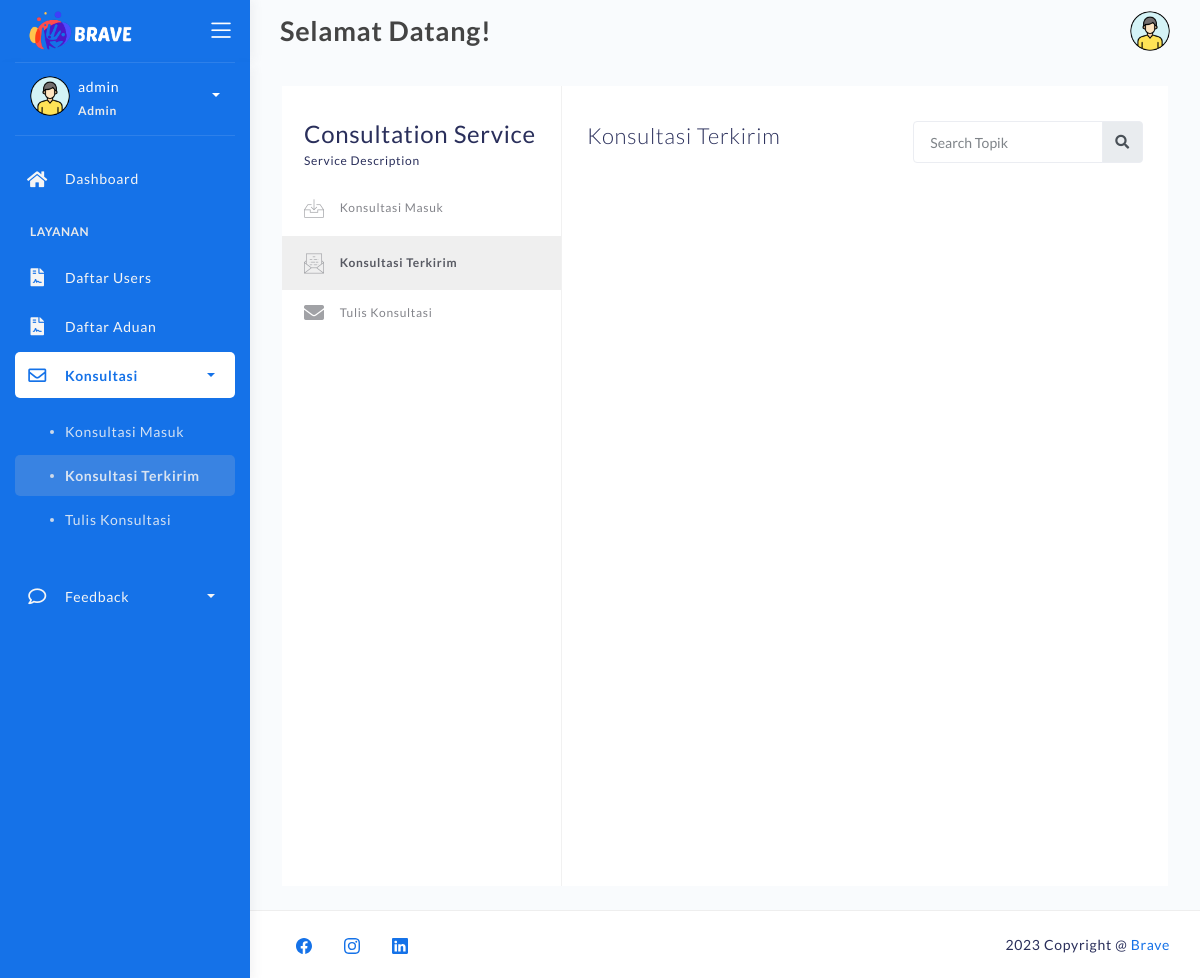
The page /konsultasi-sent-admin.php (signed in) on the database as committed earlier.
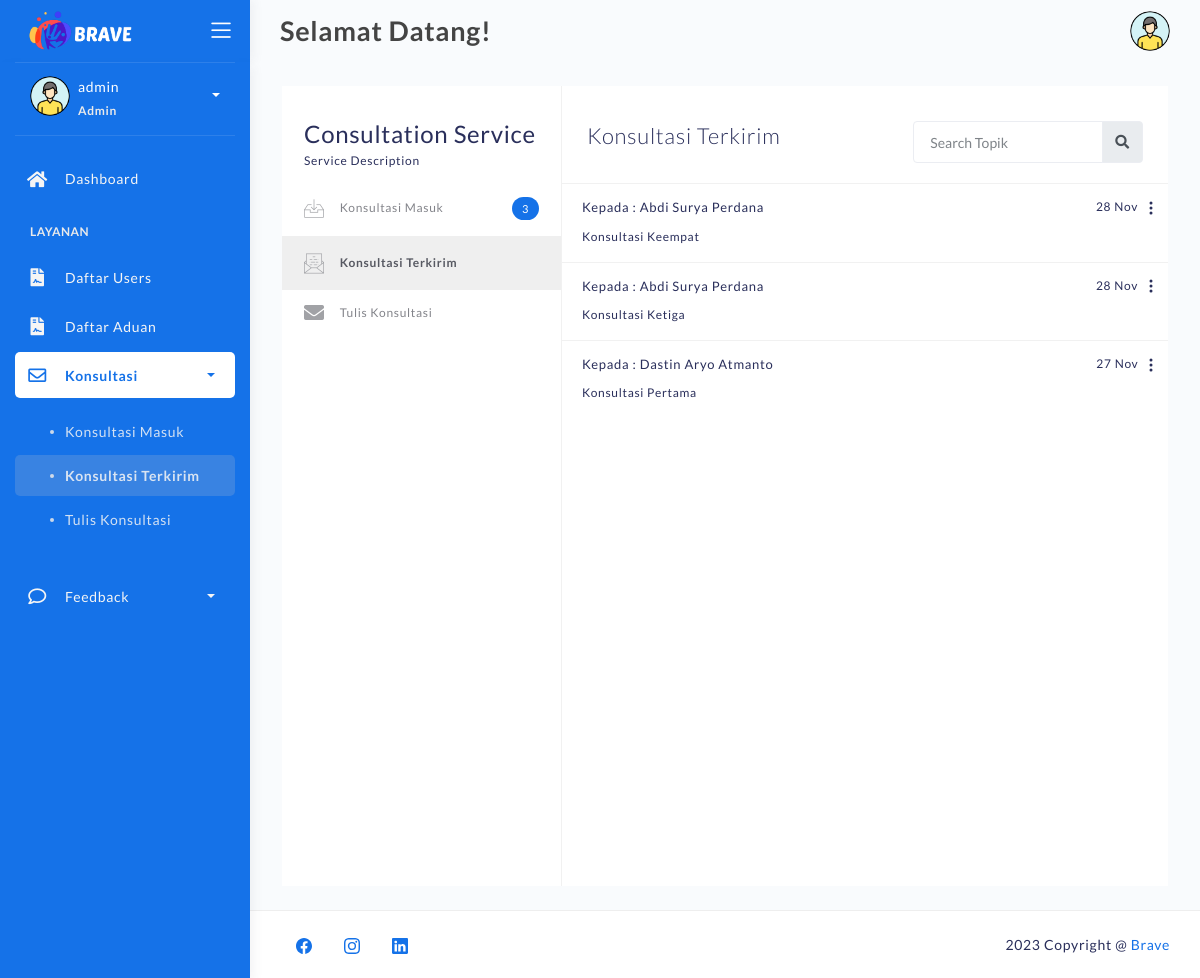
The same page on the database as committed later.
### tables this page shows
CREATE TABLE `konsultasi` (
  `id_konsul` varchar(50) NOT NULL,
  `pengirim` varchar(25) NOT NULL,
  `penerima` varchar(25) NOT NULL,
  `judul` varchar(255) NOT NULL,
  `pesan` text NOT NULL,
  `tgl_konsultasi` datetime NOT NULL,
  `is_read` varchar(10) NOT NULL
);

CREATE TABLE `users` (
  `nim` varchar(25) NOT NULL,
  `nama` varchar(255) NOT NULL,
  `fakultas` varchar(255) NOT NULL,
  `prodi` varchar(255) NOT NULL,
  `angkatan` varchar(255) NOT NULL
);

### konsultasi-sent-admin.php (the view, shortened to what the changed rows need)
<?php
	require 'backend/connection.php';
    if (!isset($_SESSION['username'])) {
        header("Location: login.php");
    }else if($_SESSION['hak']!='admin'){
		header("Location: backend/action-logout.php");
	}else{
		$login_id = $_SESSION['user_id'];
	}
?>
<!DOCTYPE html>
<html lang="en">
<head>
	<link rel="stylesheet" href="assets/css/bootstrap.min.css">
	<link rel="stylesheet" href="assets/css/atlantis.css">
	<link rel="stylesheet" href="assets/css/demo.css">
</head>
<body>
	<div class="wrapper fullheight-side">
		<div class="main-panel full-height">
			<div class="container container-full">
				<div class="page-inner">
					<div class="page-with-aside mail-wrapper bg-white">
					<div class="page-aside">
							<div class="aside-nav collapse" id="email-nav">
								<ul class="nav">
									<li>
										<a href="konsultasi-inbox-admin.php">
											<i class="flaticon-inbox"></i> Konsultasi Masuk
											<?php
												$sql_counter_konsul = "SELECT * FROM konsultasi WHERE NOT pengirim='$login_id' AND is_read='unread'";
												$result_counter_konsul = mysqli_query($koneksi, $sql_counter_konsul);
												if (mysqli_num_rows($result_counter_konsul) > 0) {
													$i=0;
													while ($row = mysqli_fetch_assoc($result_counter_konsul)) {
														$i++;
														}
													echo '
														<span class="badge badge-primary float-right">' . $i . '</span>
													';
												}
											?>
										</a>
									</li>
								</ul>
							</div>
						</div>
						<div class="page-content mail-content">
							<div class="inbox-body" style="padding-top:0;">
								<div class="email-list">
								<?php
									$sql = "SELECT * FROM konsultasi WHERE pengirim='$login_id' ORDER BY tgl_konsultasi DESC";
									$result = mysqli_query($koneksi, $sql);
									if (mysqli_num_rows($result) > 0) {
										while ($row = mysqli_fetch_assoc($result)) {
											$nim= $row['penerima'];
											$sql_user = "SELECT * FROM users WHERE nim='$nim'";
											$result_users = mysqli_query($koneksi, $sql_user);
											if (mysqli_num_rows($result_users) > 0){
												$row_users = mysqli_fetch_assoc($result_users);
												echo '
													<div class="email-list-item">
														<div class="email-list-detail" data-toggle="modal" data-target="#konsultasi-' . $row['id_konsul'] . '">
															<span class="date float-right">
																' . date("d M", strtotime($row["tgl_konsultasi"])) . '
															</span>
															<span class="from"> Kepada : ' .  $row_users['nama'] . '</span>
															<p class="msg">' . $row['judul'] . '</p>
														</div>
														<div id="navbarDropdown" role="button" data-toggle="dropdown" aria-haspopup="true" aria-expanded="false" style="color:sky blue; margin-left:5px; margin-right:-17px;">
															<svg xmlns="http://www.w3.org/2000/svg" width="16" height="16" fill="currentColor" class="bi bi-three-dots-vertical" viewBox="0 0 16 16">
																<path d="M9.5 13a1.5 1.5 0 1 1-3 0 1.5 1.5 0 0 1 3 0zm0-5a1.5 1.5 0 1 1-3 0 1.5 1.5 0 0 1 3 0zm0-5a1.5 1.5 0 1 1-3 0 1.5 1.5 0 0 1 3 0z"/>
															</svg>
														</div>
															<a class="dropdown-item" data-toggle="modal" data-target="#edit-konsultasi-' . $row['id_konsul'] . '">Edit</a>
															<a class="dropdown-item" href="backend/action-delete-sent-konsultasi.php?id=' . $row['id_konsul'] . '">Delete</a>
													</div>
													<div class="modal fade" id="konsultasi-' . $row['id_konsul'] . '" tabindex="-1" role="dialog" aria-labelledby="exampleModalCenterTitle" aria-hidden="true">
																	<h5 class="modal-title" id="exampleModalLongTitle" style="font-size:20px;">' . $row['judul'] . '</h5>
																	<p style="margin-bottom:1px;"><strong>Dari :</strong> ' . $login_id . '</p>
																	<p style="margin-bottom:10px;"><strong>Tanggal :</strong> ' . date("d M Y", strtotime($row['tgl_konsultasi'])) . '</p>
																	' . $row['pesan'] .'
													</div>
													<div class="modal fade" id="edit-konsultasi-' . $row['id_konsul'] . '" tabindex="-1" role="dialog" aria-labelledby="exampleModalCenterTitle" aria-hidden="true">
																	<h5 class="modal-title" id="editUserModalLabel">' . $row['judul'] . '</h5>
																	<form id="editKonsulForm-' . $row['id_konsul'] . '" action="backend/action-edit-konsultasi-admin.php" method="post">
																		<input type="text" class="form-control" id="id_konsul" name="id_konsul" value="' . $row["id_konsul"] . '" required hidden>
																			<input type="text" class="form-control" id="pesan" name="pesan" value="' . $row['pesan'] .'" required>
																	</form>
																	<button type="button" class="btn btn-primary" onclick="editKosul_' . $row["id_konsul"] . '()">Kirim</button>
													</div>
														function editKosul_' . $row["id_konsul"] . '() {
															document.getElementById("editKonsulForm-' . $row['id_konsul'] . '").submit();
												';
											}
										}
									}
									?>
								</div>
							</div>
						</div>
					</div>
				</div>
			</div>
		</div>
	</div>
</body>
</html>

Rows that differ between the two databases and show on the page:
added konsultasi: tgl_konsultasi "28 Nov", users.nama "Abdi Surya Perdana", judul "Konsultasi Keempat"
added konsultasi: tgl_konsultasi "28 Nov", users.nama "Abdi Surya Perdana", judul "Konsultasi Ketiga"
added konsultasi: tgl_konsultasi "27 Nov", users.nama "Dastin Aryo Atmanto", judul "Konsultasi Pertama"
Other text that changed with them:
$i: (not shown) → "3"
